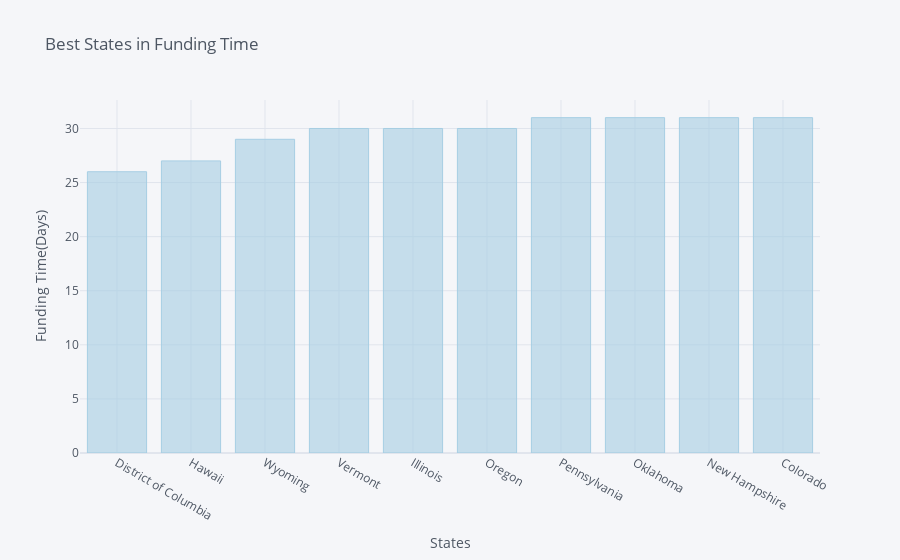

Notebook code for this chart:
### Code cell
best_state=fast[fast<32].sort_values().head(10)
best_state.iplot(kind='bar',xTitle='States',yTitle='Funding Time(Days)',title='Best States in Funding Time',colorscale='paired')

### Figure 1 — Plotly figure (JSON) as saved in the notebook; plotly's stock layout.template omitted (floating-point values rounded to 4 significant figures)
{"data": [{"marker": {"color": "rgba(166, 206, 227, 0.6)", "line": {"color": "rgba(166, 206, 227, 1.0)", "width": 1}}, "name": "Funding Time", "orientation": "v", "text": "", "type": "bar", "x": ["District of Columbia", "Hawaii", "Wyoming", "Vermont", "Illinois", "Oregon", "Pennsylvania", "Oklahoma", "New Hampshire", "Colorado"], "y": [26, 27, 29, 30, 30, 30, 31, 31, 31, 31]}], "layout": {"autosize": true, "legend": {"bgcolor": "#F5F6F9", "font": {"color": "#4D5663"}}, "paper_bgcolor": "#F5F6F9", "plot_bgcolor": "#F5F6F9", "title": {"font": {"color": "#4D5663"}, "text": "Best States in Funding Time"}, "xaxis": {"autorange": true, "gridcolor": "#E1E5ED", "range": [-0.5, 9.5], "showgrid": true, "tickfont": {"color": "#4D5663"}, "title": {"font": {"color": "#4D5663"}, "text": "States"}, "type": "category", "zerolinecolor": "#E1E5ED"}, "yaxis": {"autorange": true, "gridcolor": "#E1E5ED", "range": [0, 32.63], "showgrid": true, "tickfont": {"color": "#4D5663"}, "title": {"font": {"color": "#4D5663"}, "text": "Funding Time(Days)"}, "type": "linear", "zerolinecolor": "#E1E5ED"}}}
